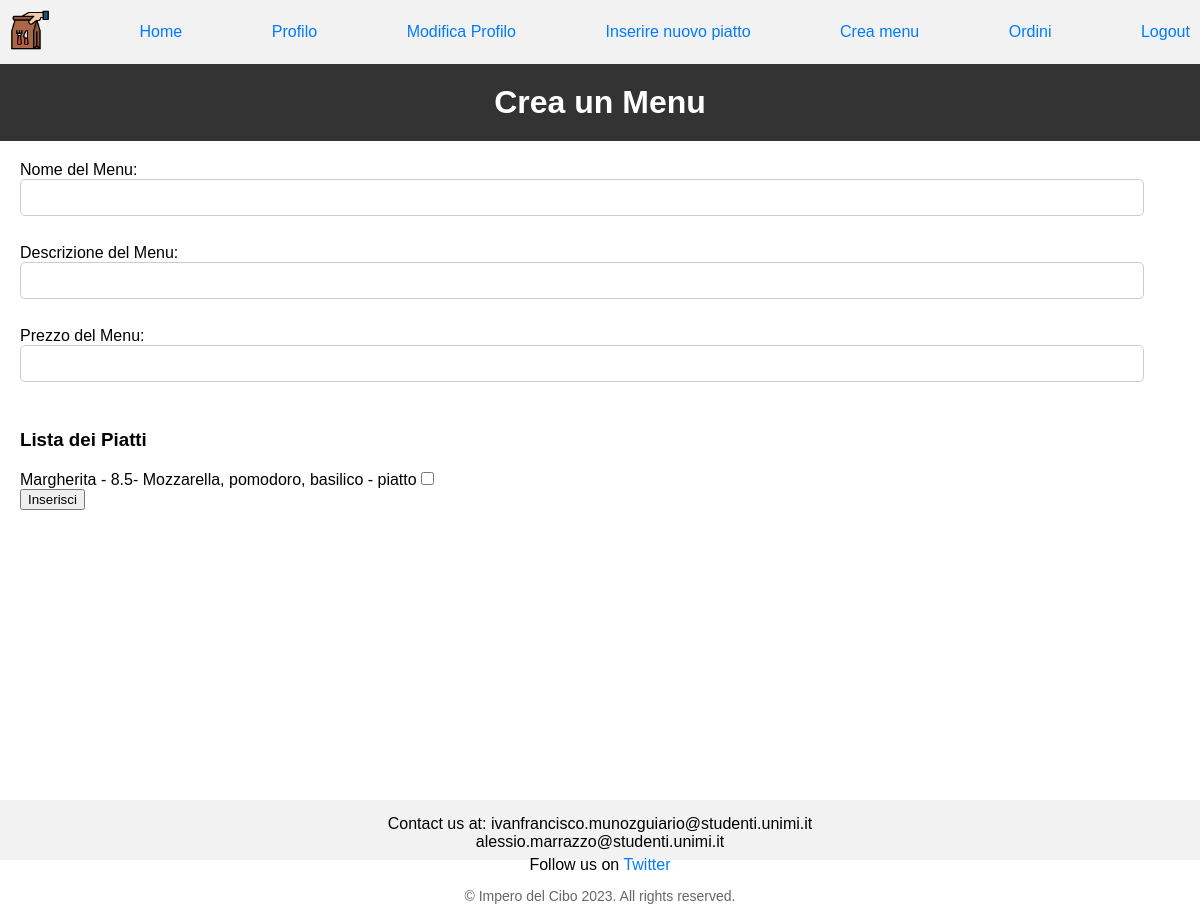
The app's page /applicativo/frontend/crea_menu.php (signed in), older data.
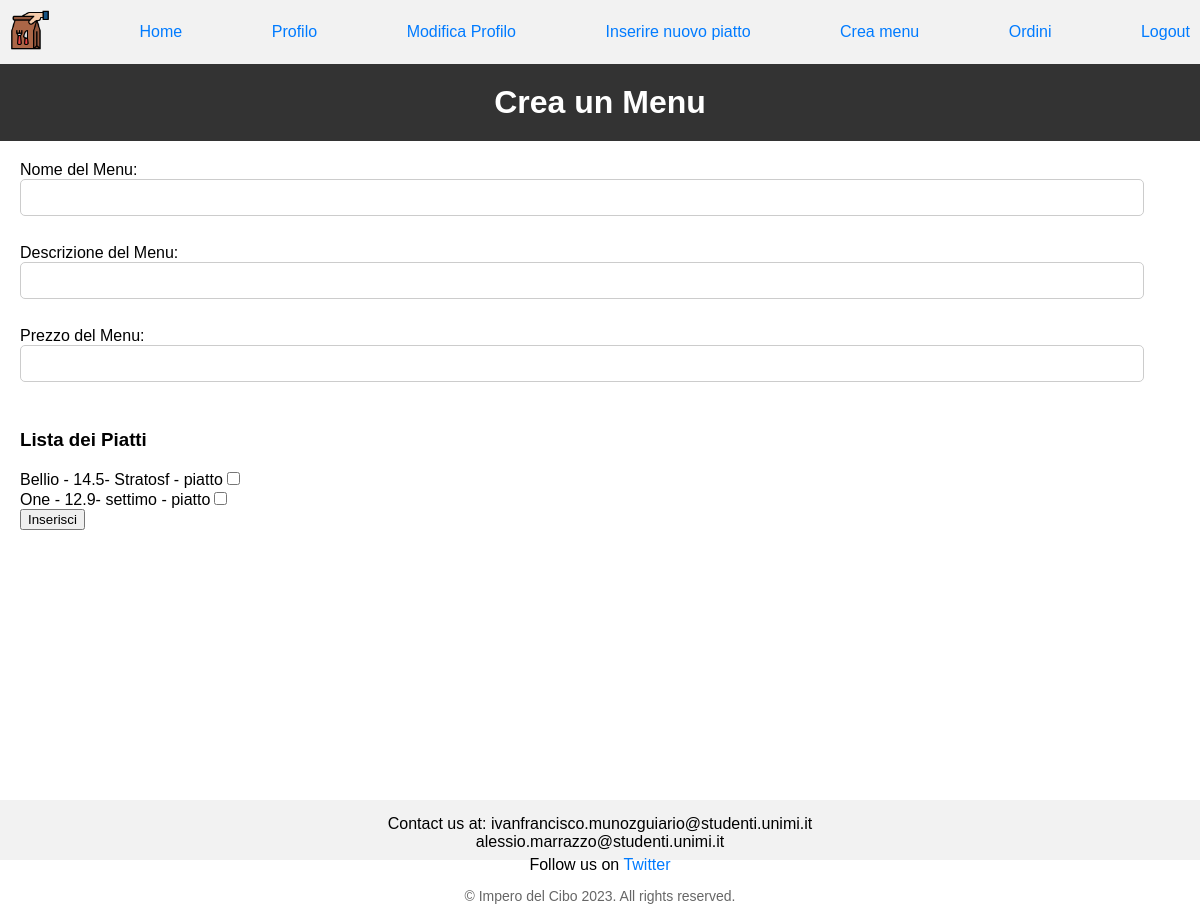
The same page, newer data.
### tables this page shows
CREATE TABLE `pietanza` (
  `nome` varchar(30) NOT NULL,
  `mail` varchar(40) NOT NULL,
  `prezzo` float(4,2) NOT NULL,
  `descrizione` tinytext NOT NULL,
  `tipo` enum('menu','piatto') NOT NULL,
  `elenco` tinytext DEFAULT NULL,
  `immagine` tinytext DEFAULT NULL
);

### applicativo/frontend/crea_menu.php (the view, shortened to what this page needs)
<!DOCTYPE html>
<html>
    <head>
        <link rel="stylesheet" type="text/css" href="../css/stile.css">
    </head>
    <body>
        <?php include("../common/navbar_ristorante.php");?>
        <h1>Crea un Menu</h1>
        <section class="page-content">
            <form action="../backend/inserisci_menu.php" method="POST">
                <label for="nome">Nome del Menu:</label>
                <input type="text" id="nome" name="nome" required>
                <br><br>
                <label for="descrizione">Descrizione del Menu:</label>
                <input type="text" id="descrizione" name="descrizione" required>
                <br><br>
                <label for="prezzo">Prezzo del Menu:</label>
                <input type="text" inputmode="numeric" id="prezzo" name="prezzo" required>
                <br><br>
                <h3 class="section-heading">Lista dei Piatti</h3>
                <div class="plate-list">
                    <?php
                    include("../common/connessione.php");
                    if (isset($_SESSION['utente'])) {
                        $mail = $_SESSION['utente'];
                        $stmt = $conn->prepare("SELECT nome,prezzo,descrizione,tipo FROM pietanza WHERE mail = ? and tipo = 'piatto'");
                        $stmt->bind_param("s", $mail);
                        $stmt->execute();
                        $result = $stmt->get_result();
                        if ($result && $result->num_rows > 0) {
                            while ($row = $result->fetch_assoc()) {
                                echo "<div class='menu-item'>";
                                echo "<label for=\"SelectedPlates[]\">";
                                echo "{$row['nome']} - {$row['prezzo']}- {$row['descrizione']} - {$row['tipo']}</label>";
                                echo "<input type='checkbox' name='selectedPlates[]' value='{$row['nome']}'><br>";
                                echo "<div>";
                            }
                        } else {
                            echo "Nessun piatto trovato.";
                        }
                    } else {
                        header("Location: ../login.php");
                        exit();
                    }
                    ?>
                </div>
                <input type="submit" value="Inserisci">
            </form>
        </section>
    </body>
</html>

Row changes from the older to the newer data that the page shows:
removed pietanza: nome "Margherita", prezzo "8.5", descrizione "Mozzarella, pomodoro, basilico", tipo "piatto"
added pietanza: nome "Bellio", prezzo "14.5", descrizione "Stratosf", tipo "piatto"
added pietanza: nome "One", prezzo "12.9", descrizione "settimo", tipo "piatto"
